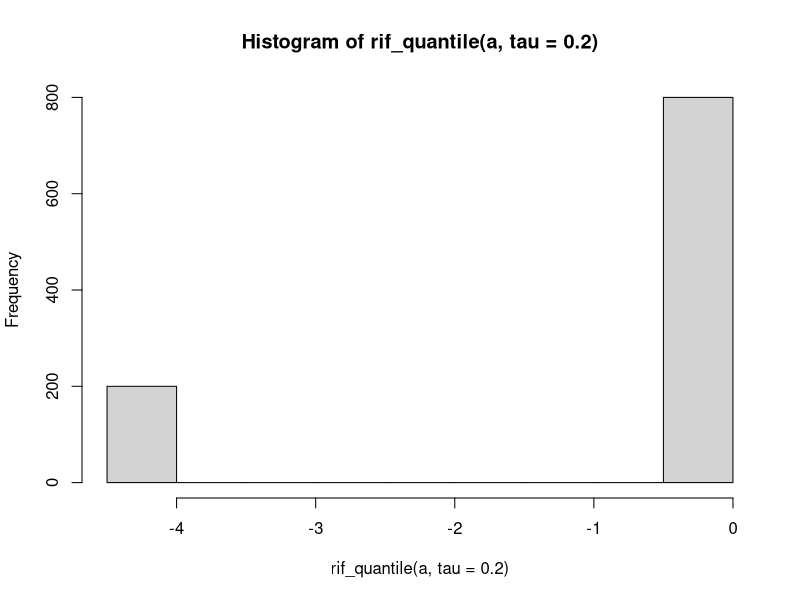
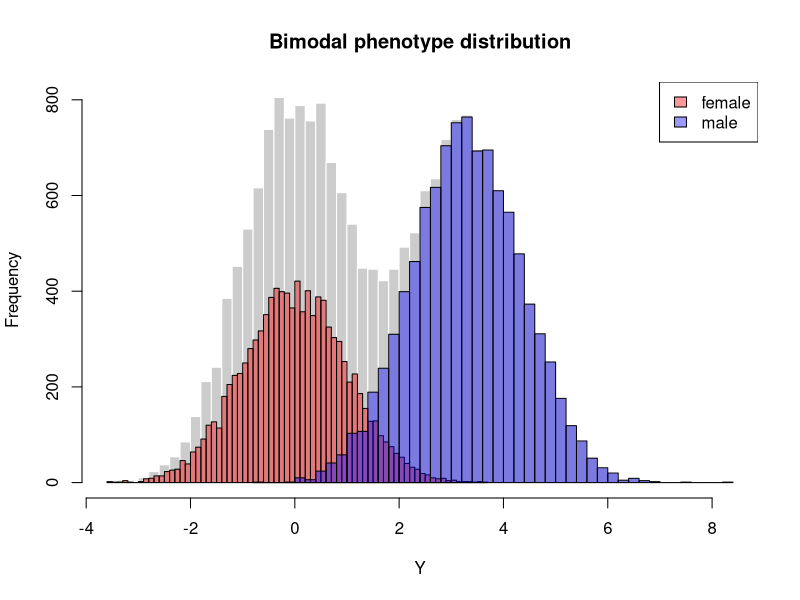
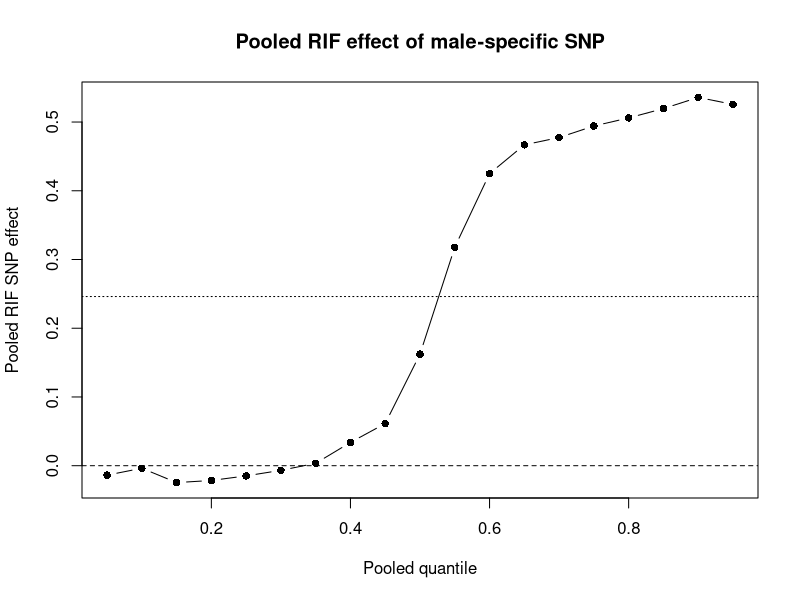
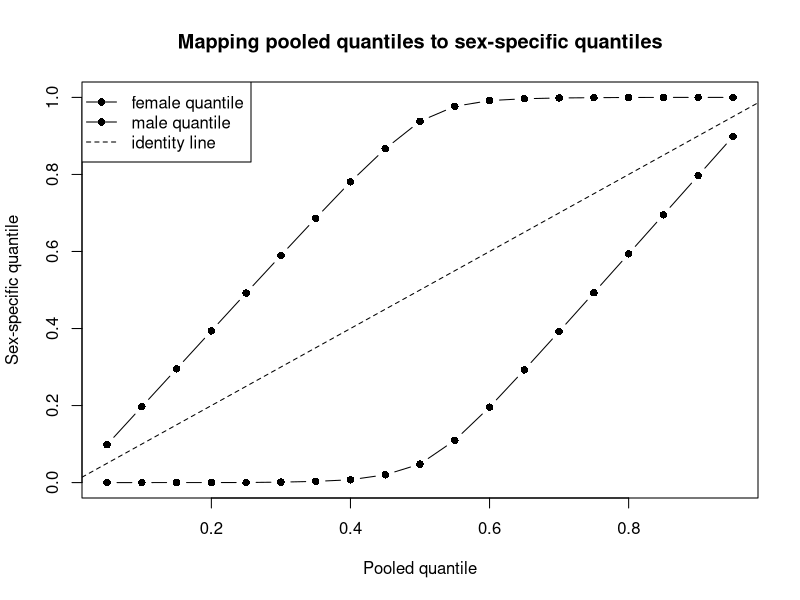

Reproduce these figures in R, in order.
## ---- chunk 1
rif_quantile <- function(Y, tau = 0.5, na.rm = TRUE, bw = "nrd0") {
  stopifnot(is.numeric(Y))
  stopifnot(length(tau) == 1, tau > 0, tau < 1)
  
  # Keep track of missingness
  out <- rep(NA_real_, length(Y))
  ok <- !is.na(Y)
  Y0 <- Y[ok]
  
  # Estimate empirical quantile
  q_tau <- as.numeric(quantile(Y0, probs = tau, na.rm = na.rm, type = 7))
  
  # Estimate density at the quantile
  dens <- density(Y0, na.rm = na.rm, bw = bw)
  f_q <- approx(dens$x, dens$y, xout = q_tau, rule = 2)$y
  
  # RIF for quantile
  out[ok] <- q_tau + (tau - as.numeric(Y0 <= q_tau)) / f_q
  
  attr(out, "tau") <- tau
  attr(out, "q_tau") <- q_tau
  attr(out, "f_q") <- f_q
  
  return(out)
}

a <- rnorm(1000)
hist(rif_quantile(a, tau = 0.2))
## ---- chunk 2
set.seed(1)

set.seed(123)

# -----------------------------
# 1. Simulate data
# -----------------------------

n <- 20000

sex <- rbinom(n, 1, 0.5)  # 0 = female, 1 = male
G   <- rbinom(n, 2, 0.3)  # SNP dosage: 0, 1, 2

# Parameters
mu_female <- 0
mu_male   <- 3
sd_y      <- 1

beta_female <- 0
beta_male   <- 0.5

# Phenotype: bimodal due to sex, SNP effect only in males
Y <- mu_female * (1 - sex) +
     mu_male   * sex +
     beta_female * G * (1 - sex) +
     beta_male   * G * sex +
     rnorm(n, mean = 0, sd = sd_y)

dat <- data.frame(Y, G, sex = factor(sex, labels = c("female", "male")))

hist(dat$Y, breaks = 80, col = "grey80", border = "white",
     main = "Bimodal phenotype distribution",
     xlab = "Y")

hist(dat$Y[dat$sex == "female"], breaks = 60, col = rgb(1, 0, 0, 0.4),
     add = TRUE)
hist(dat$Y[dat$sex == "male"], breaks = 60, col = rgb(0, 0, 1, 0.4),
     add = TRUE)

legend("topright",
       legend = c("female", "male"),
       fill = c(rgb(1, 0, 0, 0.4), rgb(0, 0, 1, 0.4)))
## ---- chunk 3
summary(lm(Y ~ G * sex, data = dat))
## ---- chunk 4
taus <- seq(0.05, 0.95, by = 0.05)

rif_results_pooled <- lapply(taus, function(tau) {
  dat$rif <- rif_quantile(dat$Y, tau = tau)
  fit <- lm(rif ~ G, data = dat)
  
  data.frame(
    tau = tau,
    q_tau = attr(dat$rif, "q_tau"),
    f_q = attr(dat$rif, "f_q"),
    beta_G = coef(fit)["G"],
    se_G = summary(fit)$coefficients["G", "Std. Error"]
  )
})

rif_results_pooled <- do.call(rbind, rif_results_pooled)
rif_results_pooled
## ---- chunk 5
plot(rif_results_pooled$tau,
     rif_results_pooled$beta_G,
     type = "b",
     pch = 16,
     xlab = "Pooled quantile",
     ylab = "Pooled RIF SNP effect",
     main = "Pooled RIF effect of male-specific SNP")
abline(h = 0, lty = 2)
abline(h = beta_male * mean(sex), lty = 3)
## ---- chunk 6
quantile_map <- lapply(taus, function(tau) {
  q_tau <- as.numeric(quantile(dat$Y, tau))
  
  data.frame(
    tau_pooled = tau,
    q_tau = q_tau,
    female_quantile = mean(dat$Y[dat$sex == "female"] <= q_tau),
    male_quantile = mean(dat$Y[dat$sex == "male"] <= q_tau)
  )
})

quantile_map <- do.call(rbind, quantile_map)
quantile_map
## ---- chunk 7
plot(quantile_map$tau_pooled,
     quantile_map$female_quantile,
     type = "b",
     pch = 16,
     ylim = c(0, 1),
     xlab = "Pooled quantile",
     ylab = "Sex-specific quantile",
     main = "Mapping pooled quantiles to sex-specific quantiles")

lines(quantile_map$tau_pooled,
      quantile_map$male_quantile,
      type = "b",
      pch = 16)

abline(0, 1, lty = 2)

legend("topleft",
       legend = c("female quantile", "male quantile", "identity line"),
       lty = c(1, 1, 2),
       pch = c(16, 16, NA))
## ---- chunk 8
sessionInfo()
